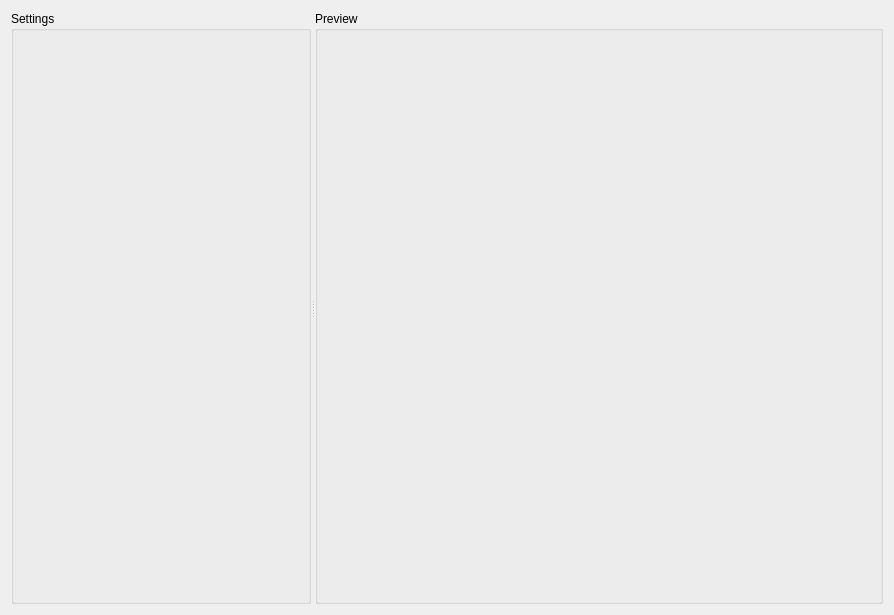
<?xml version="1.0" encoding="UTF-8"?>
<ui version="4.0">
 <class>MainWidget</class>
 <widget class="QWidget" name="MainWidget">
  <property name="geometry">
   <rect>
    <x>0</x>
    <y>0</y>
    <width>894</width>
    <height>615</height>
   </rect>
  </property>
  <property name="windowTitle">
   <string>Form</string>
  </property>
  <layout class="QGridLayout" name="gridLayout_4">
   <item row="0" column="0">
    <layout class="QVBoxLayout" name="verticalLayout_2">
     <item>
      <widget class="QSplitter" name="splitter">
       <property name="orientation">
        <enum>Qt::Horizontal</enum>
       </property>
       <widget class="QGroupBox" name="groupBox">
        <property name="maximumSize">
         <size>
          <width>300</width>
          <height>16777215</height>
         </size>
        </property>
        <property name="title">
         <string>Settings</string>
        </property>
        <layout class="QGridLayout" name="gridLayout_3">
         <item row="0" column="0">
          <layout class="QGridLayout" name="gridLayout_2"/>
         </item>
        </layout>
       </widget>
       <widget class="QGroupBox" name="groupBox_2">
        <property name="title">
         <string>Preview</string>
        </property>
        <layout class="QGridLayout" name="gridLayout">
         <item row="0" column="0">
          <layout class="QVBoxLayout" name="previewLayout"/>
         </item>
        </layout>
       </widget>
      </widget>
     </item>
    </layout>
   </item>
  </layout>
 </widget>
 <resources/>
 <connections/>
</ui>
